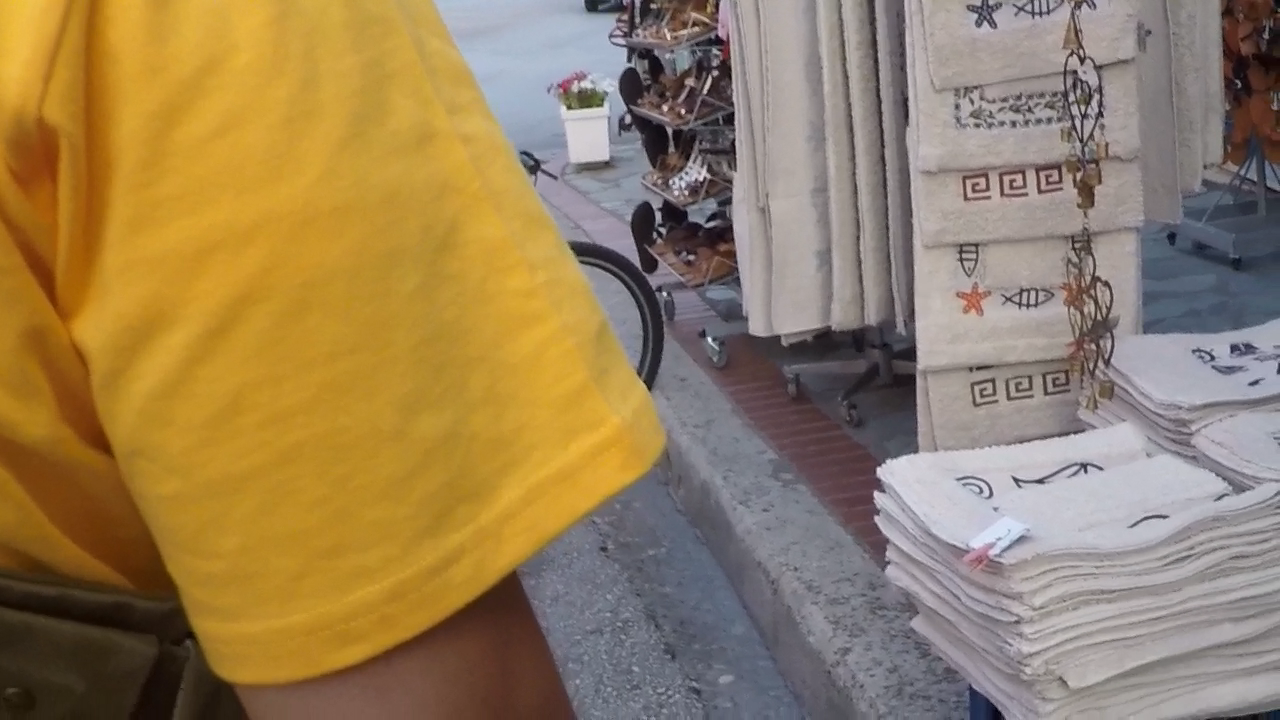
#> input picture images/000010_sharp.png, 1280 x 720 px
$ python -i mejora_imagenes.py   (imports and definitions only)
#> lines starting #> are read from the running program, lines starting #| are printed output that depends on the picture
import streamlit as st
import numpy as np
import cv2

MATRIZ_toDEF = np.array([[0.2053, 0.7125, 0.4670],
                        [1.8537, -1.2797, -0.4429],
                        [-0.3655, 1.0120, -0.6014]])
MATRIZ_toXYZ = np.array([[0.6712, 0.4955, 0.1540],
                        [0.7061, 0.0248, 0.5223],
                        [0.7689, -0.2556, -0.8645]])

def calc_metricas_cohen(X, Y, Z):
    alto, ancho = X.shape
    # Stack y reshape en una matriz (N, 3)
    pixels_xyz = np.stack([X, Y, Z], axis=-1).reshape(-1, 3)
    # Aplicar la matriz DEF
    cohen = pixels_xyz @ MATRIZ_toDEF.T  # Resultado (N, 3)
    return cohen.reshape(alto, ancho, 3)

# [7 lines left out: function calc_bch_to_xyz, not called in this run]

def obtener_brillo_valores_def(X, Y, Z):
    cohen = calc_metricas_cohen(X, Y, Z)
    D, E, F = cohen[:, :, 0], cohen[:, :, 1], cohen[:, :, 2]
    B = np.sqrt(D**2 + E**2 + F**2)
    return B.mean(), D, E, F

def obtener_def_imagen(imagen_rgb):
    imagen_float = imagen_rgb.astype(np.float32) / 255.0

    X, Y, Z = cv2.split(cv2.cvtColor(imagen_float, cv2.COLOR_RGB2XYZ))

    _, D, E, F = obtener_brillo_valores_def(X, Y, Z)
    return D, E, F

# [52 lines left out: function modificar_brillo, not called in this run]

def calcular_b_promedio(imagen_rgb, ventana=15):
    """
    Calcula el brillo promedio en un vecindario para cada píxel

    Args:
        imagen_rgb: Imagen en formato RGB
        ventana: Tamaño de la ventana para el promediado (ventana x ventana)

    Returns:
        Matriz con el brillo promedio para cada píxel
    """
    # Obtener componentes D, E, F
    D, E, F = obtener_def_imagen(imagen_rgb)

    # Calcular brillo como la norma euclidiana de D, E, F
    brillo = np.sqrt(D**2 + E**2 + F**2)

    # Aplicar filtro de promedio con la ventana especificada
    kernel = np.ones((ventana, ventana), np.float32) / (ventana * ventana)
    b_promedio = cv2.filter2D(brillo, -1, kernel)

    return b_promedio

# [132 lines left out: functions modificar_contraste, main, not called in this run]

def run():
    main()

# [2 lines not run here, left out]

>>> import cv2
>>> picture = cv2.cvtColor(cv2.imread('../images/000010_sharp.png'), cv2.COLOR_BGR2RGB)
>>> result = calcular_b_promedio(picture)
#> in obtener_def_imagen, `X, Y, Z = cv2.split(cv2.cvtColor(imagen_float, cv2.COLOR_RGB2XYZ))`:
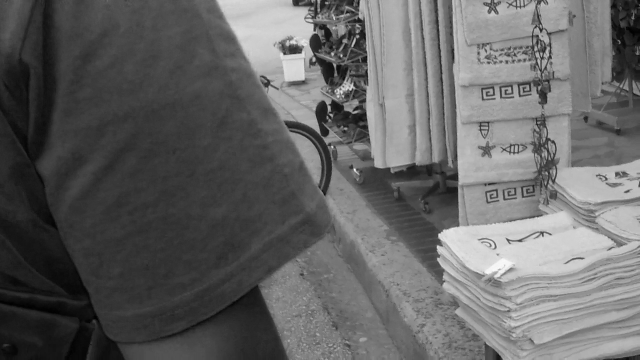
#> Z: shape (720, 1280) float32 (shown at 1/2 size); min 0.000303, max 1.06, mean 0.418; drawn with min black and max white
#> in calc_metricas_cohen, `return cohen.reshape(alto, ancho, 3)`:
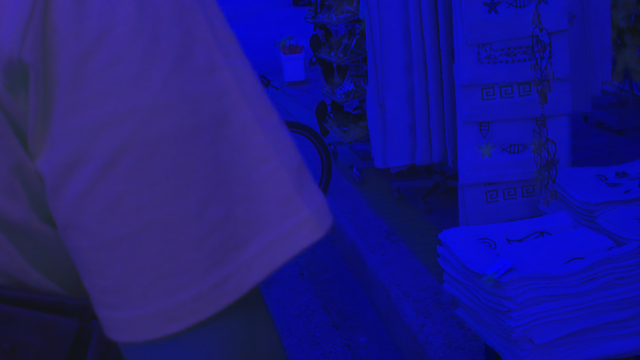
#> returned value: shape (720, 1280, 3) float64 (shown at 1/2 size); mean of channels 0, 1, 2 0.658, 0.0674, 0.0857; drawn with min black and max white
#> in obtener_brillo_valores_def, `D, E, F = cohen[:, :, 0], cohen[:, :, 1], cohen[:, :, 2]`:
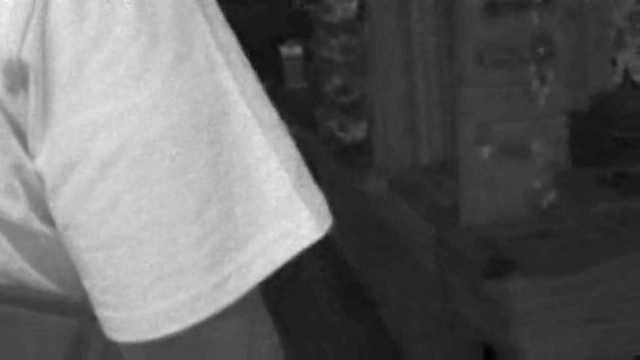
#> F: shape (720, 1280) float64 (shown at 1/2 size); min -0.0761, max 0.331, mean 0.0857; drawn with min black and max white
#> in calcular_b_promedio, `b_promedio = cv2.filter2D(brillo, -1, kernel)`:
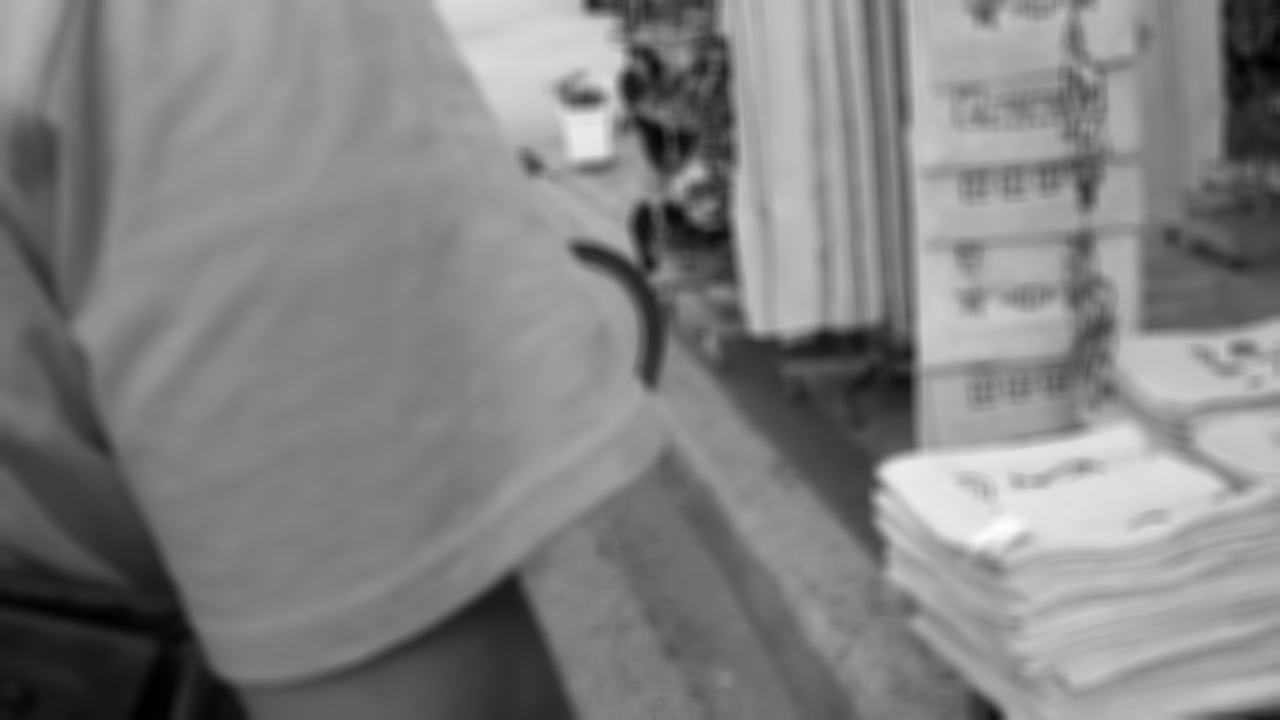
#> b_promedio: shape (720, 1280) float64; min 0.0718, max 1.26, mean 0.683; drawn with min black and max white

$ run again, on images/000014_sharp.png
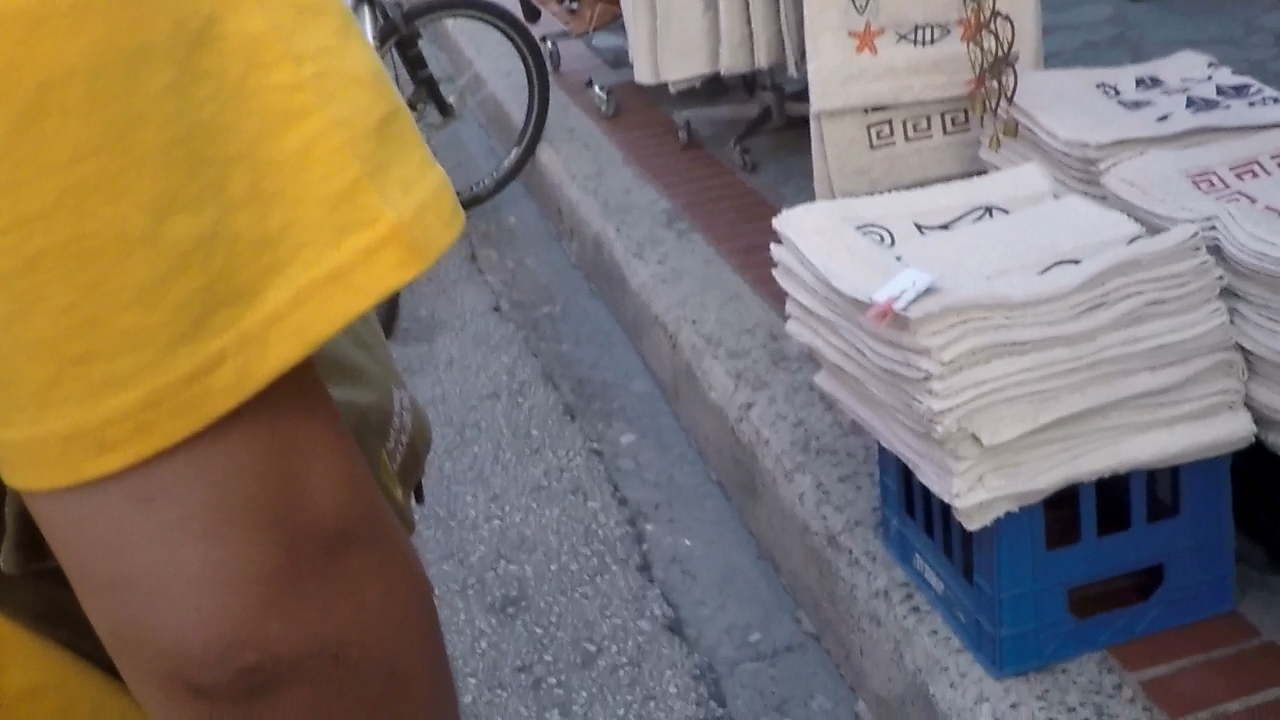
#> input picture images/000014_sharp.png, 1280 x 720 px
#> in obtener_brillo_valores_def, `D, E, F = cohen[:, :, 0], cohen[:, :, 1], cohen[:, :, 2]`:
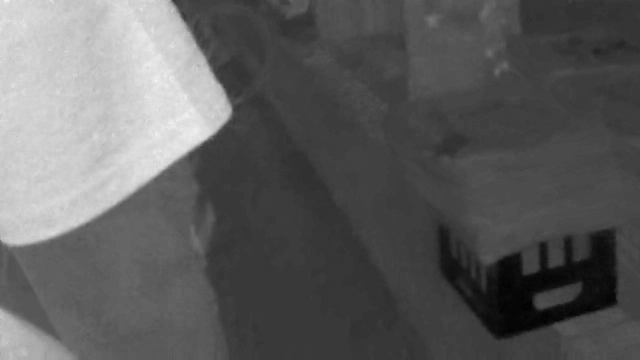
#> F: shape (720, 1280) float64 (shown at 1/2 size); min -0.131, max 0.32, mean 0.0351; drawn with min black and max white
#> in calcular_b_promedio, `b_promedio = cv2.filter2D(brillo, -1, kernel)`:
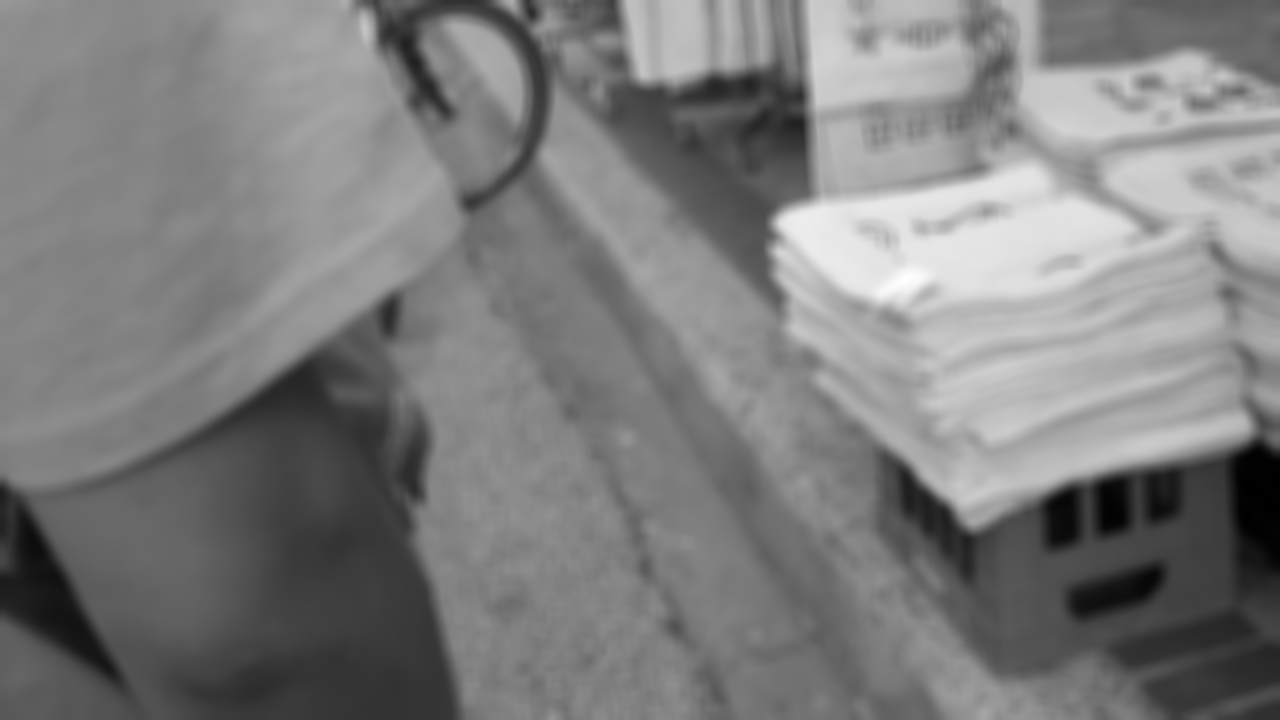
#> b_promedio: shape (720, 1280) float64; min 0.00271, max 1.31, mean 0.646; drawn with min black and max white

$ run again, on images/000016_sharp.png
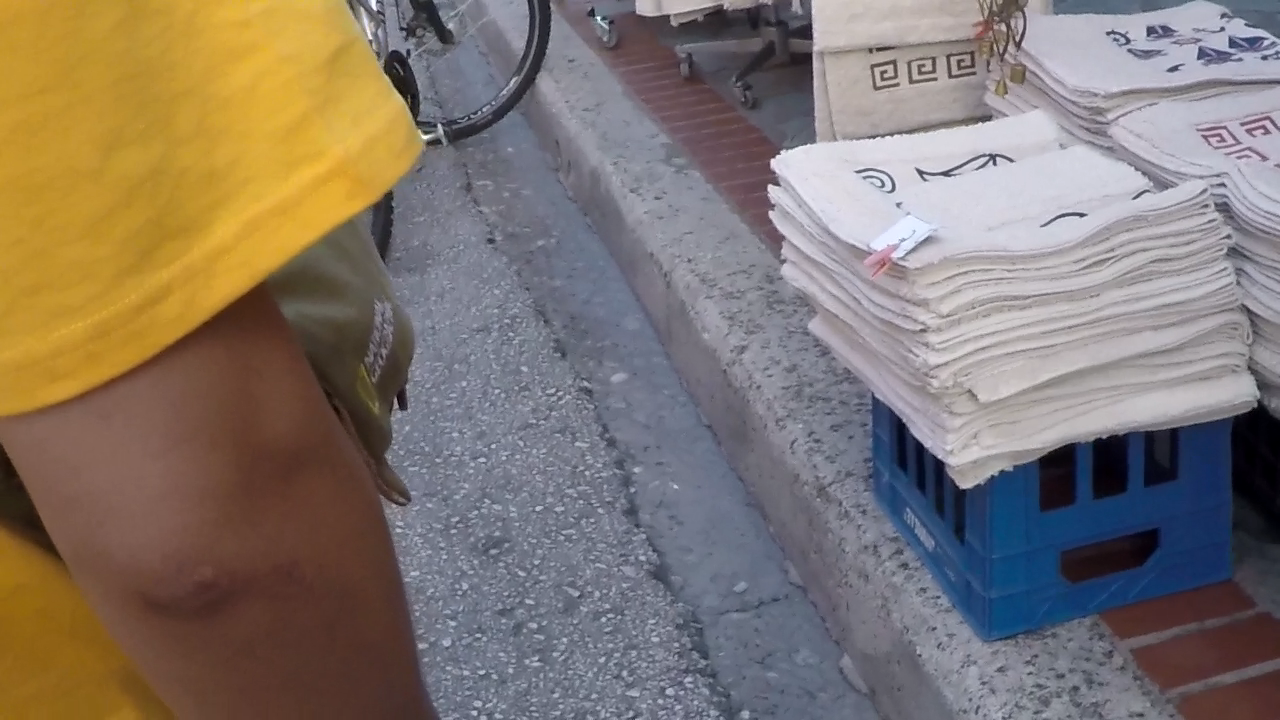
#> input picture images/000016_sharp.png, 1280 x 720 px
#> in obtener_brillo_valores_def, `D, E, F = cohen[:, :, 0], cohen[:, :, 1], cohen[:, :, 2]`:
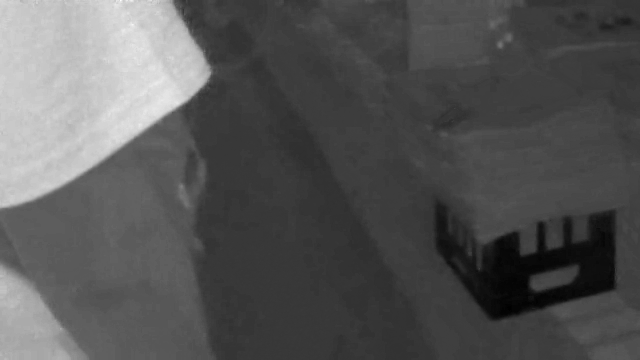
#> F: shape (720, 1280) float64 (shown at 1/2 size); min -0.133, max 0.337, mean 0.0253; drawn with min black and max white
#> in calcular_b_promedio, `b_promedio = cv2.filter2D(brillo, -1, kernel)`:
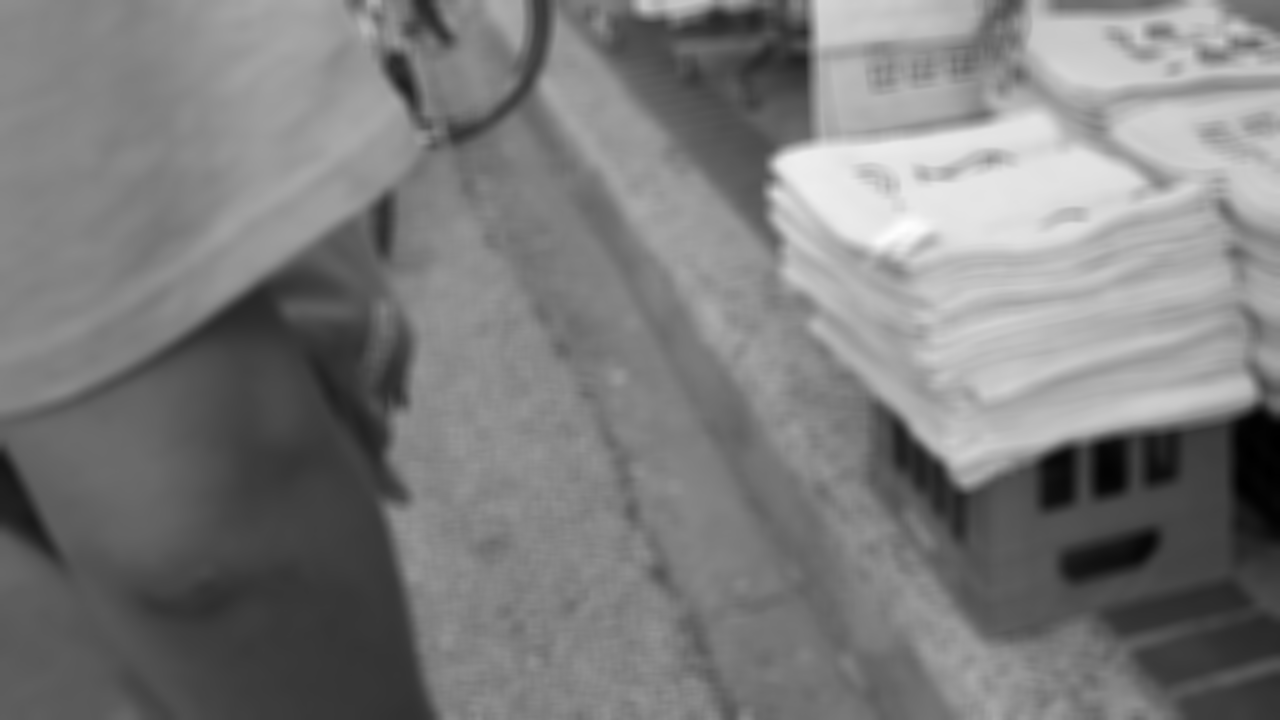
#> b_promedio: shape (720, 1280) float64; min 0.00875, max 1.35, mean 0.662; drawn with min black and max white
